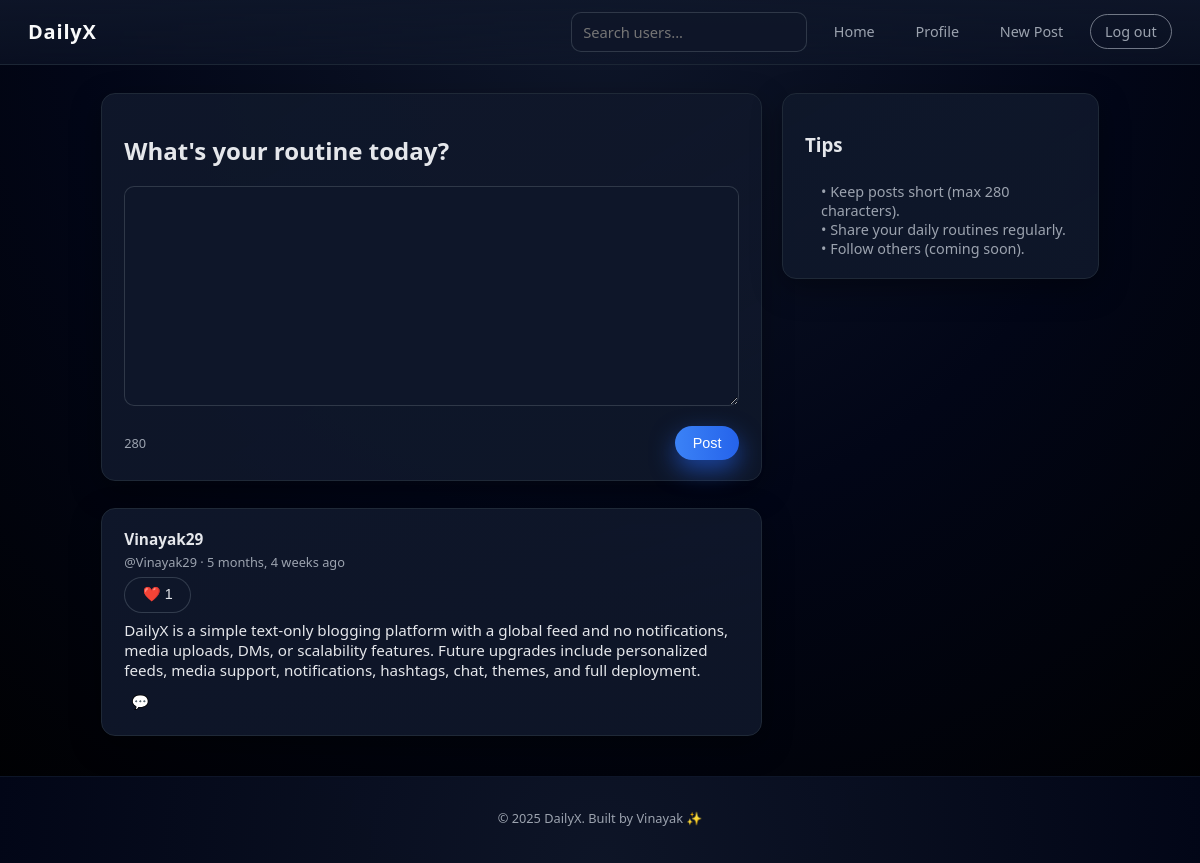
The page /feed/ (signed in) on the database its author committed.
### posts/models.py (models this page shows, shortened)
class Post(models.Model):
    user = models.ForeignKey(User, on_delete=models.CASCADE, related_name='posts')
    content = models.TextField(max_length=280)
    created_at = models.DateTimeField(auto_now_add=True)

### posts/views.py (the view)
# urls.py: path('feed/', views.feed_view, name='feed'),
@login_required
def feed_view(request):
    posts = Post.objects.select_related('user').order_by('-created_at')
    if request.method == 'POST':
        form = PostForm(request.POST)
        if form.is_valid():
            post = form.save(commit=False)
            post.user = request.user
            post.save()
            return redirect('feed')
    else:
        form = PostForm()
    context = {
        'posts': posts,
        'form': form,
    }
    return render(request, 'feed.html', context)

### posts/forms.py
class PostForm(forms.ModelForm):
    class Meta:
        model = Post
        fields = ('content',)

### templates/feed.html (shortened to what this page needs)
{% extends "base.html" %}
{% block content %}
<main class="layout">
  <section class="main-column">
    <section class="card create-post-card">
      <h2>What's your routine today?</h2>
      <form class="form" method="post">
        {{ form.content }}
        <div class="post-actions">
          <span class="char-count" data-char-count>280</span>
          <button type="submit" class="btn primary">Post</button>
        </div>
      </form>
    </section>
    <section class="feed">
      {% for post in posts %}
      <article class="card post">
        <header class="post-header">
          <div>
            <h3 class="post-user">{{ post.user.username }}</h3>
            <span class="post-meta">@{{ post.user.username }} · {{ post.created_at|timesince }} ago</span>
          </div>
        </header>
        <form action="{% url 'toggle_like' post.id %}" method="POST" style="display:inline;">
          <button class="btn ghost" type="submit">
            ❤️ {{ post.likes.count }}
          </button>
        </form>
        <p class="post-content">{{ post.content }}</p>
        <footer class="post-footer">
          <a href="{% url 'post_detail' post.id %}" class="icon-btn">💬</a>
        </footer>
      </article>
      {% empty %}
      <p>No posts yet. Be the first!</p>
      {% endfor %}
    </section>
  </section>
  <aside class="side-column">
    <section class="card">
      <h3>Tips</h3>
      <ul class="tips-list">
        <li>Keep posts short (max 280 characters).</li>
        <li>Share your daily routines regularly.</li>
        <li>Follow others (coming soon).</li>
      </ul>
    </section>
  </aside>
</main>
{% endblock %}

### static/css/style.css (style rules this page uses)
:root { --bg: #060814; --card-bg: #111827; --card-bg-alt: #020617; --accent: #3b82f6; --accent-soft: rgba(59, 130, 246, 0.15); --accent-strong: #2563eb; --text: #e5e7eb; --text-muted: #9ca3af; --border: #1f2937; --danger: #ef4444; --radius-lg: 14px; --radius-full: 999px; --shadow-soft: 0 18px 40px rgba(15, 23, 42, 0.7); --shadow-card: 0 10px 30px rgba(0, 0, 0, 0.35); --font-main: system-ui, -apple-system, BlinkMacSystemFont, "Segoe UI", sans-serif; }
*, *::before, *::after { box-sizing: border-box; }
html, body { margin: 0; padding: 0; }
body { font-family: var(--font-main); background: radial-gradient(circle at top, #0f172a 0, #020617 50%, #000 100%); color: var(--text); min-height: 100vh; display: flex; flex-direction: column; }
main { flex: 1; }
.card { background: linear-gradient(to bottom right, rgba(15, 23, 42, 0.96), rgba(15, 23, 42, 0.9)); border-radius: var(--radius-lg); border: 1px solid var(--border); box-shadow: var(--shadow-card); padding: 1.25rem 1.4rem; display: flex; flex-direction: column; }
.btn { display: inline-flex; align-items: center; justify-content: center; padding: 0.55rem 1.1rem; border-radius: var(--radius-full); border: none; font-size: 0.9rem; cursor: pointer; text-decoration: none; transition: transform 0.08s ease, box-shadow 0.15s ease, background-color 0.15s; }
.btn.primary { background: linear-gradient(to right, var(--accent), var(--accent-strong)); color: white; box-shadow: 0 10px 25px rgba(37, 99, 235, 0.6); }
.btn.ghost { background-color: rgba(15, 23, 42, 0.95); color: var(--text); border: 1px solid rgba(55, 65, 81, 0.9); }
.form { display: flex; flex-direction: column; gap: 0.85rem; }
input, textarea { background-color: rgba(15, 23, 42, 0.95); border-radius: 10px; border: 1px solid rgba(55, 65, 81, 0.8); padding: 0.55rem 0.7rem; color: var(--text); font-family: inherit; resize: vertical; outline: none; font-size: 0.92rem; }
.layout { display: grid; grid-template-columns: minmax(0, 2.5fr) minmax(260px, 1.2fr); gap: 1.2rem; max-width: 1040px; margin: 1.75rem auto 2.5rem; padding: 0 1.3rem; }
.main-column { display: flex; flex-direction: column; gap: 1rem; }
.side-column { display: flex; flex-direction: column; gap: 1rem; }
.feed { display: flex; flex-direction: column; gap: 0.8rem; }
.create-post-card { margin-bottom: 0.7rem; }
.post-header { display: flex; justify-content: space-between; align-items: center; margin-bottom: 0.3rem; }
.post-user { margin: 0; font-size: 0.96rem; }
.post-meta { font-size: 0.8rem; color: var(--text-muted); }
.post-content { margin: 0.4rem 0 0.6rem; font-size: 0.95rem; }
.post-footer { display: flex; gap: 0.4rem; align-items: center; }
.icon-btn { border: none; background: transparent; color: var(--text-muted); cursor: pointer; padding: 0.2rem 0.45rem; border-radius: 999px; font-size: 0.88rem; display: inline-flex; align-items: center; justify-content: center; text-decoration: none; }
.post-actions { display: flex; justify-content: space-between; align-items: center; margin-top: 0.4rem; }
.char-count { font-size: 0.8rem; color: var(--text-muted); }
.tips-list { list-style: none; padding-left: 1rem; margin: 0.4rem 0 0; color: var(--text-muted); font-size: 0.9rem; }
.tips-list li::before { content: "• "; }

### rows shown on the page
Post: user.username "Vinayak29", created_at "5 months, 4 weeks", likes.count "1", content "DailyX is a simple text-only blogging platform with a global feed and no notifications, media uploads, DMs, or scalability features. Future upgrades include personalized feeds, media support, notifications, hashtags, chat, themes, and full deployment."
